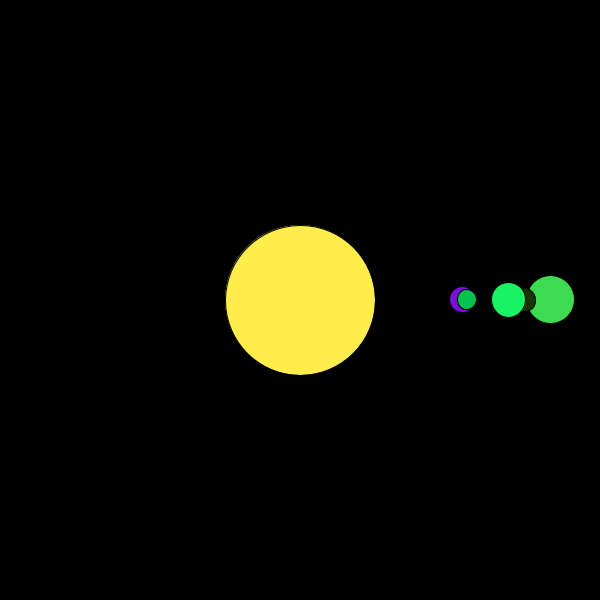
Frame 1 (no input)
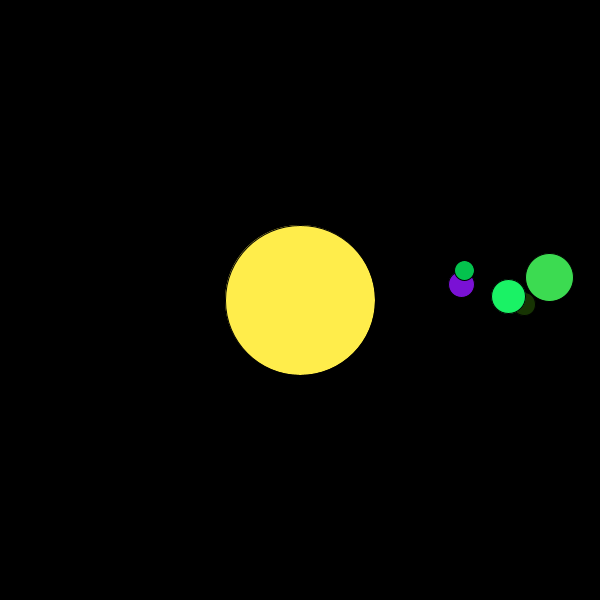
Frame 60 (the mouse pressed at the canvas centre just before this capture)
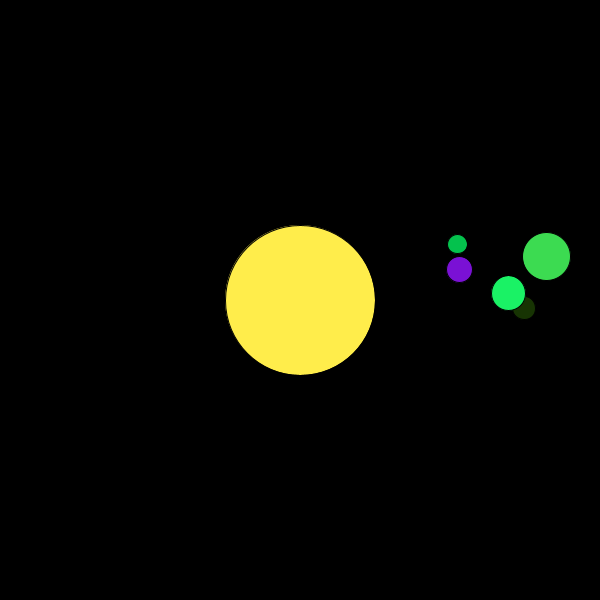
Frame 120 (the mouse held since frame 60 and released just before this capture)

The Processing sketch that drew these frames (run headless with seeded random() and noise(); from frame 60 on, the mouse is pressed at the canvas centre):

// Processing sketch: aula07_tipos_abstratos_de_dados
// ── aula07_tipos_abstratos_de_dados.pde
Planeta[] sistema = new Planeta[5];

void setup(){
  size(600, 600);
  for(int i = 0; i < sistema.length; i++){
    sistema[i] = new Planeta(random(160,300), 0, random(-10,10));
  }
}


void draw(){
  translate(300, 300);
  background(0);
  fill(#FFED4B);
  ellipse(0, 0, 150, 150);
  
  for(int i = 0; i < sistema.length; i++){
    sistema[i].update();
    sistema[i].show();
  }
  
  
}

// ── Planeta.pde
class Planeta {
  float dist, r, ang, omega;
  color cor;
  
  Planeta(float dist, float ang, float omega){
    this.dist = dist;
    this.ang = ang;
    this.omega = omega;
    this.r = random(10,50);
    this.cor = color((int)random(256),(int)random(256),(int)random(256));
  }
  
  void update(){
    ang += omega/frameRate;
    if(ang > 360) ang -= 360;
    if(ang < 0) ang += 360;
  }
  
  void show(){
    fill(cor);
    float x = dist*cos(radians(ang));
    float y = dist*sin(radians(ang));
    ellipse(x, y, r, r);
    println(x + " " + y);
  }
}
